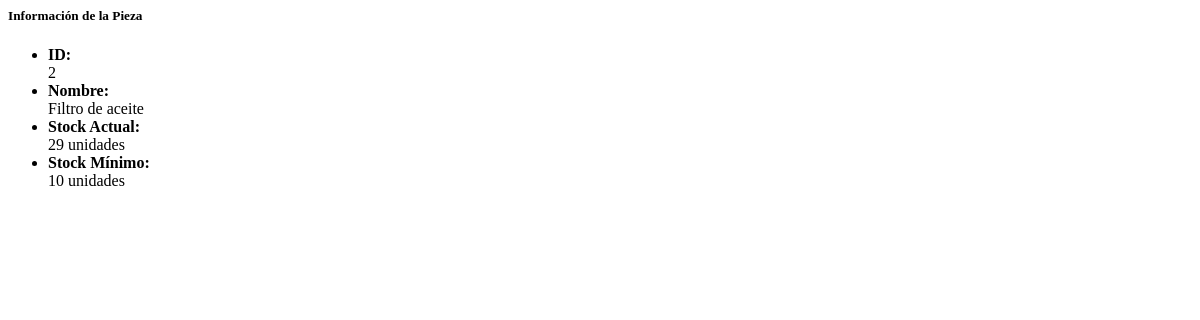
The page /piezas/2/ on the database as committed earlier.
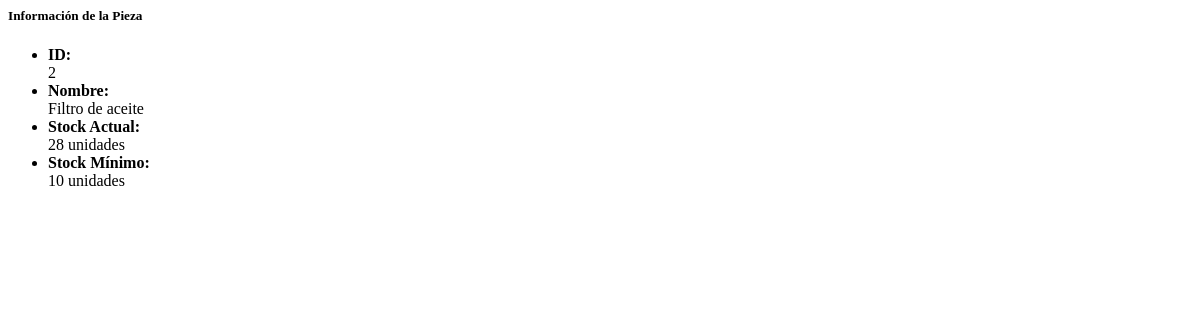
The same page on the database as committed later.
### pieza/models.py (models this page shows, shortened)
class Pieza(models.Model):
    nombre = models.CharField(
        max_length=100,
        blank=False,
        null=False,
        verbose_name="Nombre"
    )
    cantidad_stock = models.PositiveIntegerField(
        default=0,
        verbose_name="Stock actual",
        help_text="Cantidad disponible en inventario"
    )
    reorder = models.PositiveIntegerField(
        default=0,
        verbose_name="Cantidad de aviso",
        help_text="Cantidad mínima antes de avisar stock bajo"
    )

### pieza/views.py (the view)
# urls.py: path('<int:id>/', views.pieza_detalle, name='pieza_detalle'),
def pieza_detalle(request, id):
    pieza = get_object_or_404(Pieza, id=id)
    context = {'pieza': pieza}
    return render(request, 'pieza/detalle.html', context)

### templates/pieza/detalle.html (shortened to what this page needs)
<div class="container-fluid">
    <div class="card mb-3 shadow-sm">
        <div class="card-header bg-light">
            <h5 class="mb-0">Información de la Pieza</h5>
        </div>
        <div class="card-body">
            <ul class="list-group list-group-flush">
                <li class="list-group-item d-flex justify-content-between align-items-center">
                    <div><strong>ID:</strong></div>
                    <span>{{ pieza.id }}</span>
                </li>
                <li class="list-group-item d-flex justify-content-between align-items-center">
                    <div><strong>Nombre:</strong></div>
                    <span>{{ pieza.nombre }}</span>
                </li>
                <li class="list-group-item d-flex justify-content-between align-items-center">
                    <div><strong>Stock Actual:</strong></div>
                    <span>{{ pieza.cantidad_stock }} unidades</span>
                </li>
                {% if pieza.reorder %}
                <li class="list-group-item d-flex justify-content-between align-items-center">
                    <div><strong>Stock Mínimo:</strong>
                    </div>
                    <span>{{ pieza.reorder }} unidades</span>
                </li>
                {% endif %}
            </ul>
        </div>
    </div>
</div>

Rows that differ between the two databases and show on the page:
changed Pieza "Filtro de aceite": cantidad_stock "29" → "28"
